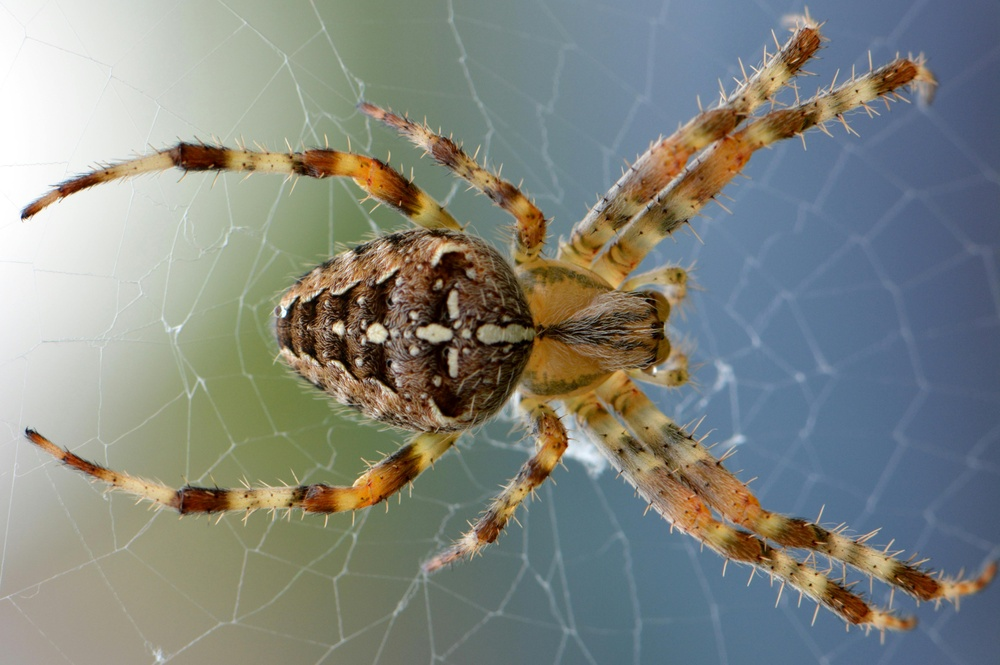
#> input picture prog5/spider.jpg, 1000 x 665 px, shrunk from 5187 x 3450 before the run
$ python pro5.py
#> lines starting #> are read from the running program, lines starting #| are printed output that depends on the picture; after the words box and inside, x2 and y2 are one past the last pixel; in counts of white or black regions, pixels touching at a corner belong together
import cv2
import numpy as np
import matplotlib.pyplot as plt

image = cv2.imread('spider.jpg', cv2.IMREAD_GRAYSCALE)
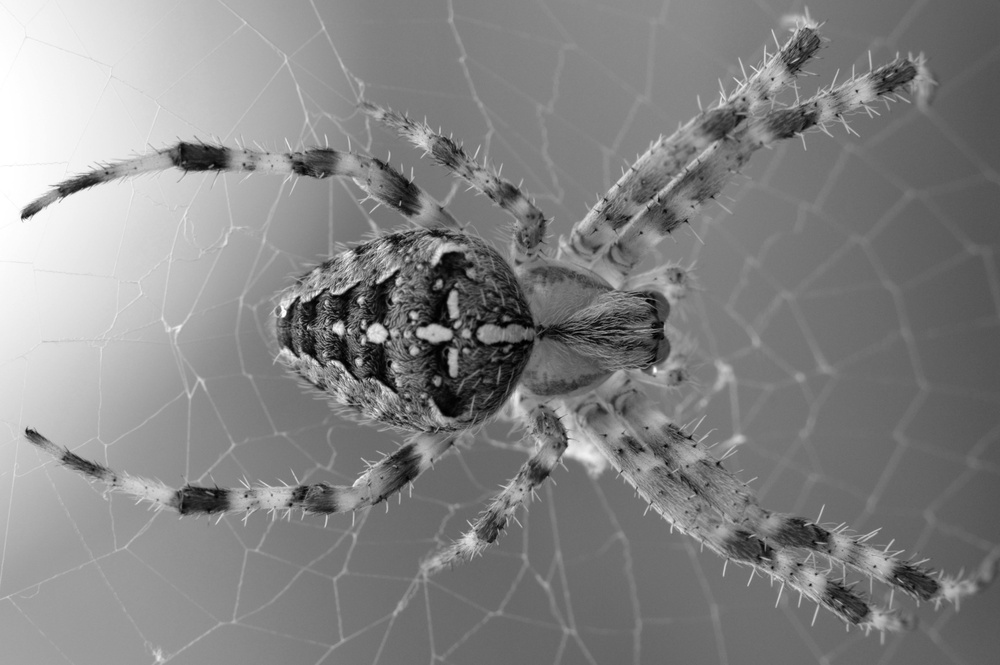
#> image: shape (665, 1000); min 0, max 255, mean 132.7
if image is None:
    raise FileNotFoundError ("image not found")

_, binary = cv2.threshold (image, 127, 255, cv2.THRESH_BINARY)
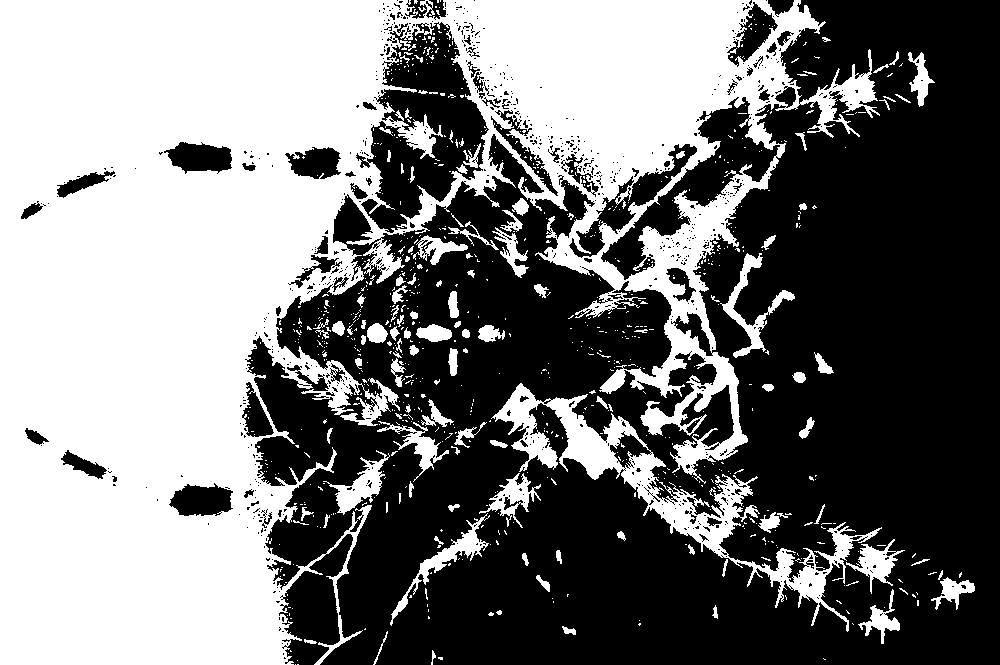
#> binary: shape (665, 1000); 47.1% white; 825 white regions (708 under 20 px), largest, box (x1, y1, x2, y2) and area: (0, 0, 880, 665) 280136, (491, 383, 882, 632) 12744, (720, 253, 795, 358) 1504

kernel = np.ones((3, 3), np.uint8)


eroded = cv2.erode(binary, kernel)
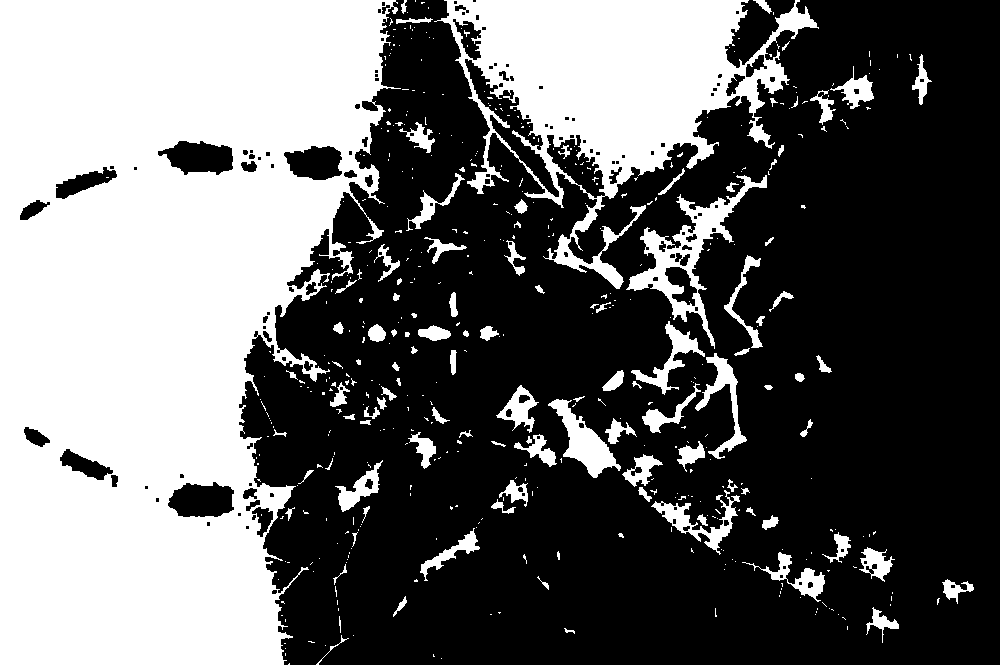
#> eroded: shape (665, 1000); 40.5% white; 483 white regions (376 under 20 px), largest, box (x1, y1, x2, y2) and area: (0, 0, 401, 665) 197070, (434, 0, 819, 289) 43026, (626, 175, 767, 349) 4711
dilated = cv2.dilate(binary, kernel)
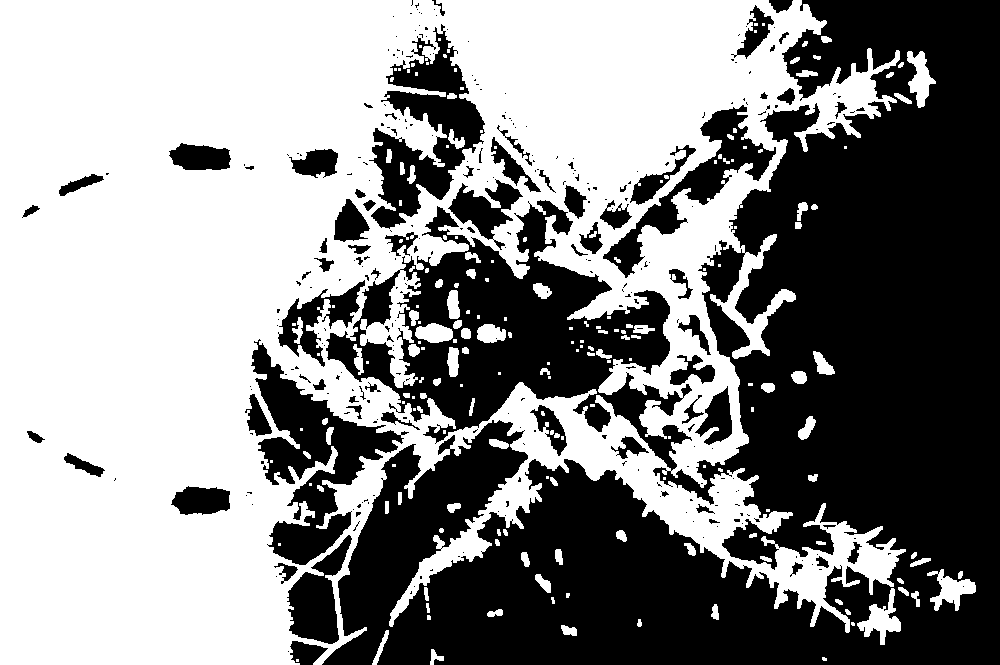
#> dilated: shape (665, 1000); 54% white; 309 black regions (235 under 20 px), largest, box (x1, y1, x2, y2) and area: (322, 0, 1000, 665) 252314, (251, 339, 409, 565) 12092, (369, 24, 485, 229) 9823

edges_from_erosion = cv2.absdiff (binary, eroded)
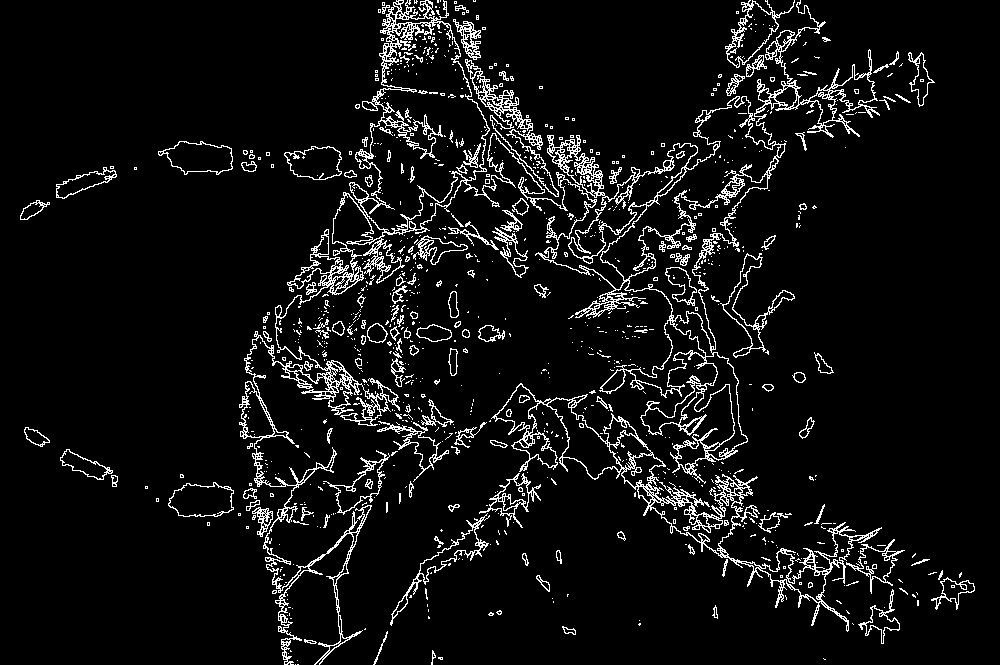
#> edges_from_erosion: shape (665, 1000); 6.6% white in thin lines or dots
edges_from_dilatin = cv2.absdiff (dilated ,binary)
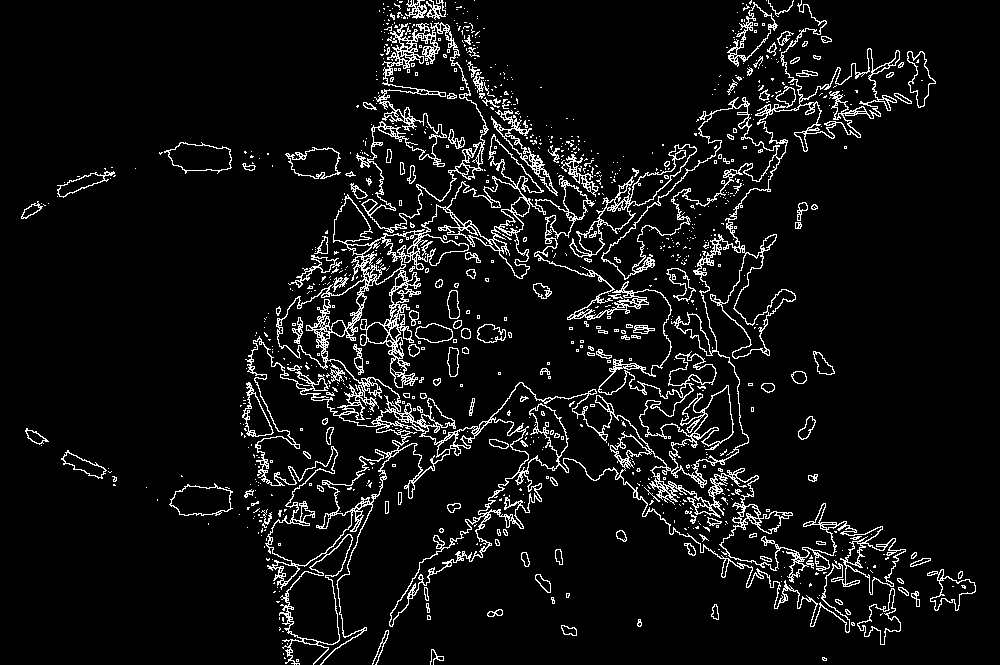
#> edges_from_dilatin: shape (665, 1000); 6.9% white in thin lines or dots

titles = ['Binary', 'Eroded','Dilated' ,'Edge (errision) ', 'Edge (Dilation)']
images = [binary ,eroded, dilated, edges_from_erosion, edges_from_dilatin]

plt.figure (figsize=(12, 6))
for i ,(title ,img) in enumerate (zip (titles, images)):
    plt.subplot(2 ,3 ,i+1)
    plt.imshow (img, cmap='grey')
    plt.title = (title)
    plt.axis = ('off')
#> this loop made 5 passes
#> title on passes 1 to 5: 'Binary', 'Eroded', 'Dilated', 'Edge (errision) ', 'Edge (Dilation)'
plt.tight_layout()
plt.show()
